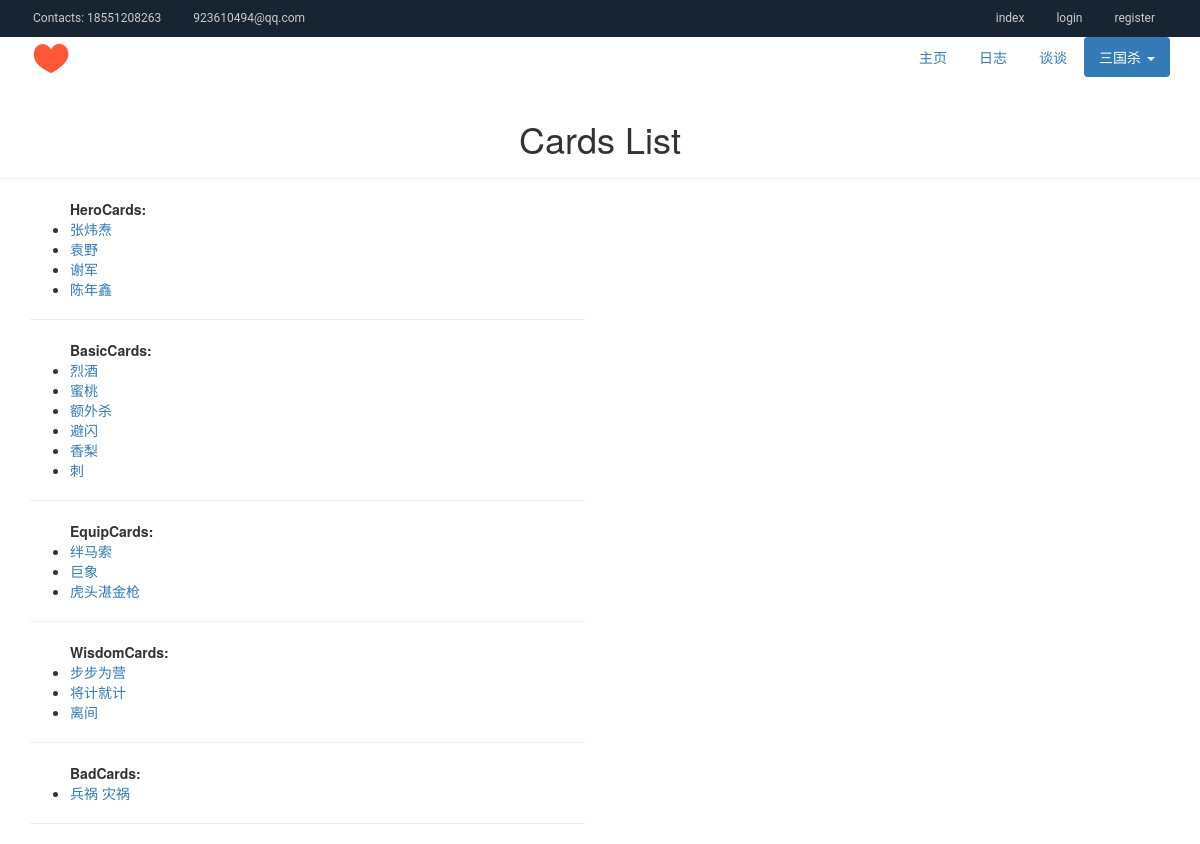
/k/index/, run on the app's committed database.
### cards/models.py (models this page shows, shortened)
class Card(models.Model):
	name = models.CharField(max_length=30)
	pid = models.IntegerField()
	blog = models.ForeignKey("blogs.CardBlog", on_delete=models.CASCADE)
	class Meta:
		abstract = True

class HeroCard(Card):
	country = models.CharField(max_length=10, choices=country_choices)
	nickname = models.CharField(max_length=50)
	hp = models.IntegerField(choices=hp_choices)
	skill = models.TextField()
	united = models.CharField(max_length=30, blank=True)
	kind = 'herocard'
	def __str__(self):
		return self.name

class BasicCard(Card):
	point = models.CharField(max_length=5)
	pattern = models.CharField(max_length=10, choices=pattern_choices)
	color = 'red' if pattern == 'heart' or pattern == 'diamond' else 'black'
	special = models.CharField(max_length=10, blank=True)
	effect = models.TextField(max_length=300, blank=True)
	kind = 'basiccard'
	def __str__(self):
		return self.name

class EquipCard(Card):
	special = models.CharField(max_length=20, choices=equip_choices, default='weapon')
	point = models.CharField(max_length=5)
	pattern = models.CharField(max_length=10, choices=pattern_choices)
	color = 'red' if pattern == 'heart' or pattern == 'diamond' else 'black'
	effect = models.TextField()
	kind = 'equipcard'
	def __str__(self):
		return self.name

class WisdomCard(Card):
	special = models.CharField(max_length=20, choices=wisdom_choices, default='immed')
	point = models.CharField(max_length=5)
	pattern = models.CharField(max_length=10, choices=pattern_choices)
	color = 'red' if pattern == 'heart' or pattern == 'diamond' else 'black'
	effect = models.TextField()
	kind = 'wisdomcard'
	def __str__(self):
		return self.name

class BadCard(Card):
	special = models.CharField(max_length=10)
	effect = models.TextField()
	kind = 'badcard'
	def __str__(self):
		return self.name + ' ' + self.special

### cards/views.py (the view)
# urls.py: path("index/", view.index),
def index(request):
	heros = HeroCard.objects.all()
	basics = BasicCard.objects.all()
	equips = EquipCard.objects.all()
	wisdoms = WisdomCard.objects.all()
	bads = BadCard.objects.all()
	if heros or basics or equips or wisdoms or bads:
		nocards = False
	return render(request, "cards/index.html", locals())

### cards/templates/cards/index.html (shortened to what this page needs)
{% extends "login/cb.html" %}
{% load staticfiles %}
{% block presentation %}
<li role="presentation"><a href="{% url 'login:index' %}">主页</a></li>
<li role="presentation"><a href="{% url 'login:login' %}">日志</a></li>
<li role="presentation"><a href="{% url 'chatroom:rooms' %}">谈谈</a></li>
<li role="presentation" class="dropdown active">
    <a id="menu-select" class="dropdown-toggle" data-toggle="dropdown" href="#" role="button" aria-haspopup="true" aria-expanded="false">
	三国杀 <span class="caret"></span>
	</a>
</li>
{% endblock %}
{% block header %}Cards List{% endblock %}
{% block content %}
<div class="container">
<div class="row">
<div class="col-sm-6">
{% if nocards %}
	<p>no cards found.</p>
{% else %}
	{% if heros %}
	<ul><b>HeroCards:</b>
	{% for hero in heros %}
		<li><a href='{% url "cards:card" hero.blog.id %}'>{{ hero }}</a></li>
	{% endfor %}
	</ul>
	<hr />
	{% endif %}
	{% if basics %}
	<ul><b>BasicCards:</b>
	{% for basic in basics %}
		<li><a href='{% url "cards:card" basic.blog.id %}'>{{ basic }}</a></li>
	{% endfor %}
	</ul>
	<hr />
	{% endif %}
	{% if equips %}
	<ul><b>EquipCards:</b>
	{% for equip in equips %}
		<li><a href='{% url "cards:card" equip.blog.id %}'>{{ equip }}</a></li>
	{% endfor %}
	</ul>
	<hr />
	{% endif %}
	{% if wisdoms %}
	<ul><b>WisdomCards:</b>
	{% for wisdom in wisdoms %}
		<li><a href='{% url "cards:card" wisdom.blog.id %}'>{{ wisdom }}</a></li>
	{% endfor %}
	</ul>
	<hr />
	{% endif %}
	{% if bads %}
	<ul><b>BadCards:</b>
	{% for bad in bads %}
		<li><a href='{% url "cards:card" bad.blog.id %}'>{{ bad }}</a></li>
	{% endfor %}
	</ul>
	<hr />
	{% endif %}
{% endif %}
</div>
</div>
</div>
{% endblock %}

### data on the page
HeroCard: name "张炜焘"
HeroCard: name "袁野"
HeroCard: name "谢军"
HeroCard: name "陈年鑫"
BasicCard: name "烈酒"
BasicCard: name "蜜桃"
BasicCard: name "额外杀"
BasicCard: name "避闪"
BasicCard: name "香梨"
BasicCard: name "刺"
EquipCard: name "绊马索"
EquipCard: name "巨象"
EquipCard: name "虎头湛金枪"
WisdomCard: name "步步为营"
WisdomCard: name "将计就计"
WisdomCard: name "离间"
BadCard: name+special "兵祸 灾祸"
